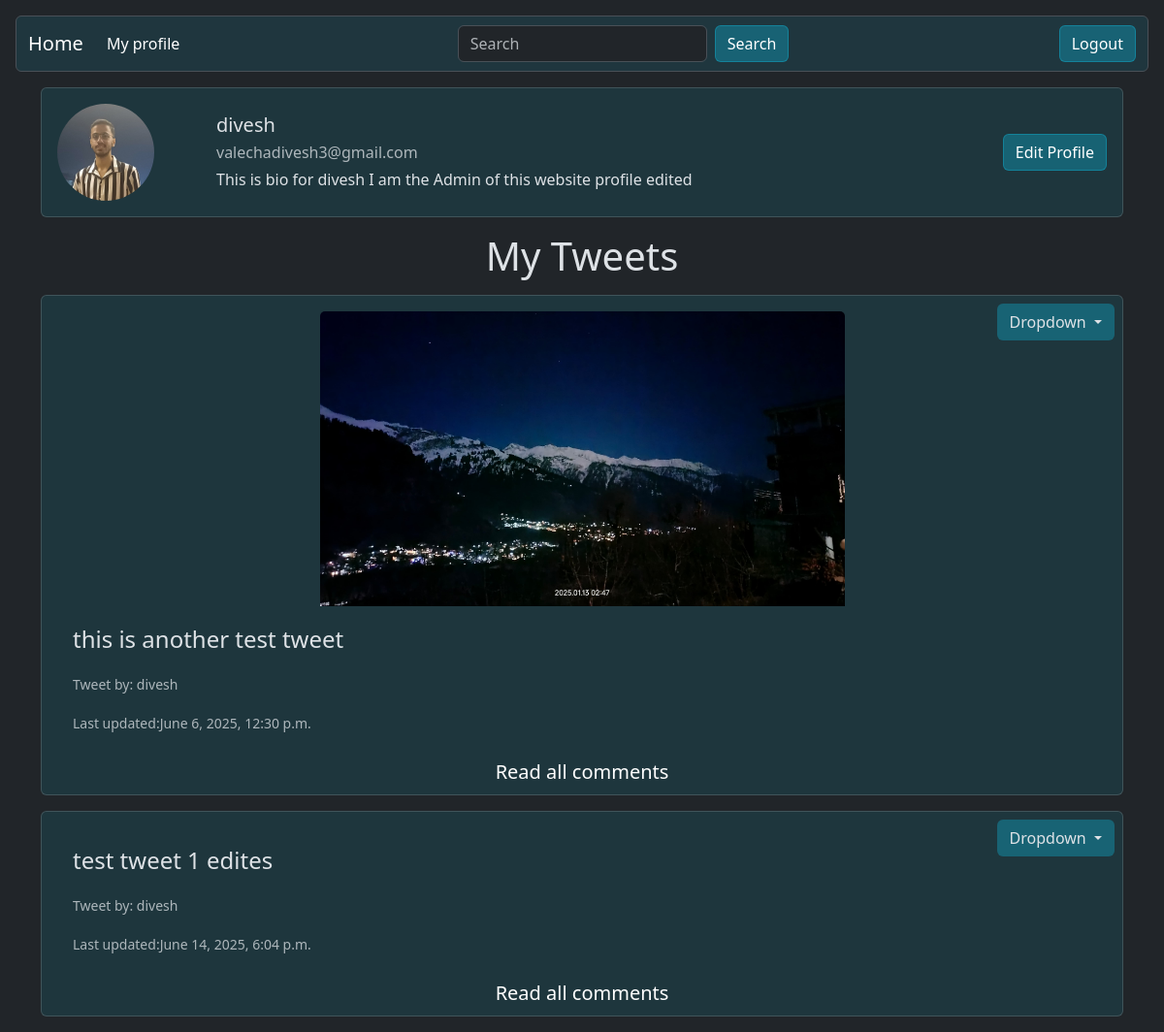
/tweet/profile/divesh (signed in), run on the app's committed database.
### tweet/models.py (models this page shows, shortened)
class profile(models.Model):
    user = models.OneToOneField(User, on_delete=models.CASCADE)
    bio = models.TextField(blank=True)
    profile_pic = models.ImageField(upload_to='profile_pics', null= True, blank=True)

class Tweet(models.Model):
    user = models.ForeignKey(User, on_delete = models.CASCADE)
    text = models.TextField(max_length=244)
    photo = models.ImageField(upload_to='photos/', blank=True, null= True)
    created_at = models.DateTimeField(auto_now_add=True)
    updated_at = models.DateTimeField(auto_now=True)

### tweet/views.py (the view)
# urls.py: path('profile/<str:username>', views.profile_view, name='profile_detail'),
def profile_view(request, username):
    user = get_object_or_404(User, username = username)
    results = Tweet.objects.filter(user = request.user)
    return render(request, 'profile_detail.html', {'user': user,
                                                   'tweets': results})

### tweet/templates/profile_detail.html (shortened to what this page needs)
{% extends "layout.html" %}
{% block content %}
<div class="card mx-auto bg-opacity-10 bg-info p-3">
    <div class="d-flex align-items-center gap-5 justify-content-between">
        <div class="d-flex align-items-center gap-5">
           {% if user.profile.profile_pic %}
           <img src="{{user.profile.profile_pic.url}}" class="rounded-circle me-3" alt="Profile Image" style="width: 100px; height: 100px; object-fit: cover;">
           {% endif %}
          <div>
            <h5 class="mb-1">{{user.username}}</h5>
            <p class="mb-1 text-muted">{{user.email}}</p>
            <p class="mb-0">{{user.profile.bio}}</p>
          </div>
        </div>
        <a href="{% url "profile_edit" %}" class = "btn rounded text-white" style="background-color: rgba(13, 202, 240, 0.3); border: 1px solid rgba(13, 202, 240, 0.3);" >Edit Profile</a>
    </div>
</div>
<h1 class = "text-center my-3">My Tweets</h1>
{% for tweet in tweets %}
<div class="card mb-3 bg-info bg-opacity-10 p-3 pb-0 position-relative">
    {% if tweet.user == user %}
      <div class="btn-group position-absolute top-0 end-0 m-2" role="group">
        <button type="button" class="btn dropdown-toggle" data-bs-toggle="dropdown" aria-expanded="false" style="background-color: rgba(13, 202, 240, 0.3);">
          Dropdown
        </button>
      </div>
    {% endif %}
      {% if tweet.photo %}
      <img src="{{tweet.photo.url}}" class="card-img-top w-50 mx-auto d-block" alt="...">
      {% endif %}
    <div class="card-body">
        <p class="card-text fs-4">{{tweet.text}}</p>
        <p class="card-text"><small class="text-body-secondary">Tweet by: {{tweet.user.username}}</small></p>
        <p class="card-text"><small class="text-body-secondary">Last updated:{{tweet.updated_at}}</small></p>
    </div>
    <a href="{% url "tweet_detail" tweet.id %}" class="text-center text-decoration-none fs-5 py-2 text-white">Read all comments</a>
</div>
{% endfor %}
{% endblock%}

### data on the page
Tweet: shows "Dropdown", photo (picture), text "this is another test tweet", user.username "divesh", updated_at "June 6, 2025, 12:30 p.m."
Tweet: shows "Dropdown", text "test tweet 1 edites", user.username "divesh", updated_at "June 14, 2025, 6:04 p.m."

### other printed values
{{ user.username }} "divesh"
{{ user.email }} "valechadivesh3@gmail.com"
{{ user.profile.bio }} "This is bio for divesh I am the Admin of this website profile edited"
